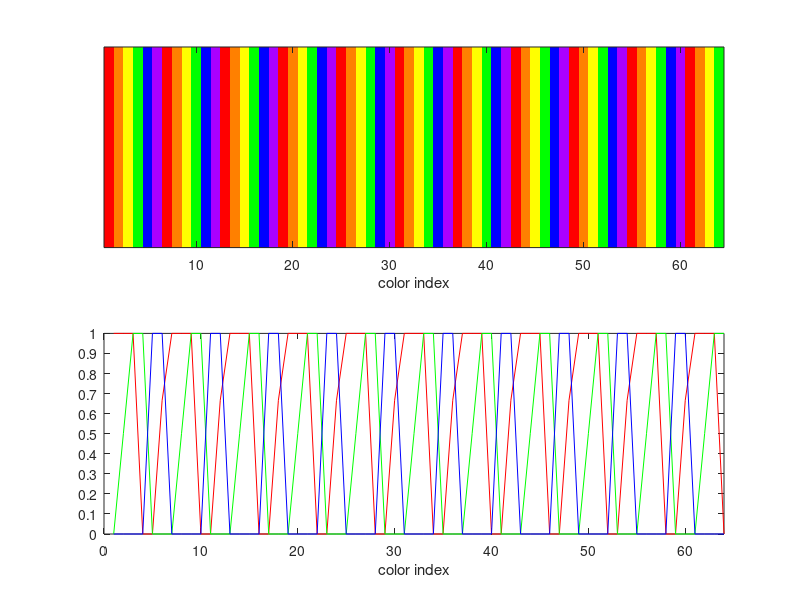

Recreate this plot in MATLAB. (Note: a time limit stopped this script after it produced the figure.)
clear all; close all; clc;
#cmap = jet; %[1 2 3]
%cmap = cubehelix; %[4 5 6];
%cmap = hsv; %[7 8 9]
%cmap = rainbow; %[10 11 12]
%cmap = hot; %[13 14 15]
%cmap = cool; %[33 16 19] =[16 17 18]
%cmap = spring;   %[19 33 16]=[19 20 21]
%cmap = summer; %[33 17 18]=[22 23 24]
%cmap = autumn;  %[19 33 20]=[25 26 27]
%cmap = winter; %[20 33 21] =[28 29 30]
%cmap = gray; %[33 33 33]=[31 32 33]
%cmap = bone;  %[22 23 24]=[34 35 36]
%cmap = copper; %[25 26 27]=[37 38 39]
%cmap = pink;  %[28 29 30]=[40 41 42]
%cmap = ocean;  %[31 32 33]=[43 44 45]
%cmap = colorcube; %[34 35 36]=[46 47 48]
%cmap = flag; %[37 38 39]=[49 50 51]
%cmap = lines; %[40 41 42]=[52 53 54] 
cmap = prism; %[43 44 45]=[55 56 57]
subplot(2, 1, 1);
rgbplot(cmap, "composite");
subplot(2, 1, 2);
rgbplot(cmap);
matrizCa=[jet cubehelix hsv rainbow hot cool ...
spring summer autumn winter gray ...
bone copper pink ocean colorcube ...
flag lines prism];
%%%%%%%%%%%%%%%%%%%%%%%%%%%%%%%%%%%%%%%%%%%%%%%%%%
matrizC=[];
for i=1:size(matrizCa,2)
unico=true;
for j=i+1:size(matrizCa,2)
if isequal(matrizCa(:,i),matrizCa(:,j))
strcat(num2str(i),'=',num2str(j),'=',num2str(size(matrizC,2)));  
unico=false;
break;
endif
endfor
if unico
matrizC=[matrizC matrizCa(:,i)];
endif
endfor
%%%%%%%%%%%%%%%%%%%%%%%%%%%%%%%%%%%%%%%%%%%%%%%%%%%%%%%%%%%%%
%Variabilidad de los modelos por diferentes en y entre datos
matrizV=[];
for i=1:size(matrizC,2)
  matrizV=[matrizV matrizC(2:size(matrizC),i)-matrizC(1:size(matrizC)-1,i)];
endfor
matrizS=floor(sum(abs(matrizV),1)*255); %sum of columns
[s, is] = sort(matrizS);
index=[1:size(matrizS,2); matrizS; 1:size(matrizS,2); is;s]'
%%%%%%%%%%%%%%%%%%%%%%%%%%%%%%%%%%%%%%%%%%%%%%%%%%%%%%%%%%%%%%%
%ans=input('Desea graficar los modelos de colores (true,false):');
ans=1;
if ans % MATRIZ de Modelos, Graficas, Funciones
h=figure('Position',[1 21 1366 670], ...
'Name',strcat('Modelos, Graficas y Funciones RGB para Colormaps', ...
 ' ordenado por la Variabilidad de los Modelos'));
for i=1:size(matrizC,2)
subplot(9, 5, i);
plot(matrizC(:,is(i)),'-','linewidth',4)
title(strcat("Plot-",num2str(i)))
ylabel(num2str(s(i)))
xlabel(num2str(is(i)))
set(gca,'YTick',0:0:1)
set(gca,'XTick',0:0:63)
axis([0 63 0 1])
endfor
endif
